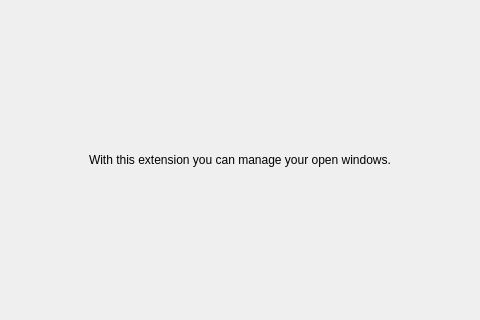
<?xml version="1.0" encoding="UTF-8"?>
<ui version="4.0">
 <class>XcbWS::ConfigWidget</class>
 <widget class="QWidget" name="XcbWS::ConfigWidget">
  <property name="geometry">
   <rect>
    <x>0</x>
    <y>0</y>
    <width>480</width>
    <height>320</height>
   </rect>
  </property>
  <layout class="QVBoxLayout">
   <item>
    <spacer name="verticalSpacer_2">
     <property name="orientation">
      <enum>Qt::Vertical</enum>
     </property>
     <property name="sizeHint" stdset="0">
      <size>
       <width>20</width>
       <height>40</height>
      </size>
     </property>
    </spacer>
   </item>
   <item>
    <widget class="QLabel" name="label">
     <property name="text">
      <string>&lt;html&gt;&lt;head/&gt;&lt;body&gt;&lt;p align=&quot;center&quot;&gt;With this extension you can manage your open windows.&lt;/p&gt;&lt;/body&gt;&lt;/html&gt;</string>
     </property>
    </widget>
   </item>
   <item>
    <spacer name="verticalSpacer">
     <property name="orientation">
      <enum>Qt::Vertical</enum>
     </property>
     <property name="sizeHint" stdset="0">
      <size>
       <width>20</width>
       <height>40</height>
      </size>
     </property>
    </spacer>
   </item>
  </layout>
 </widget>
 <resources/>
 <connections/>
</ui>
